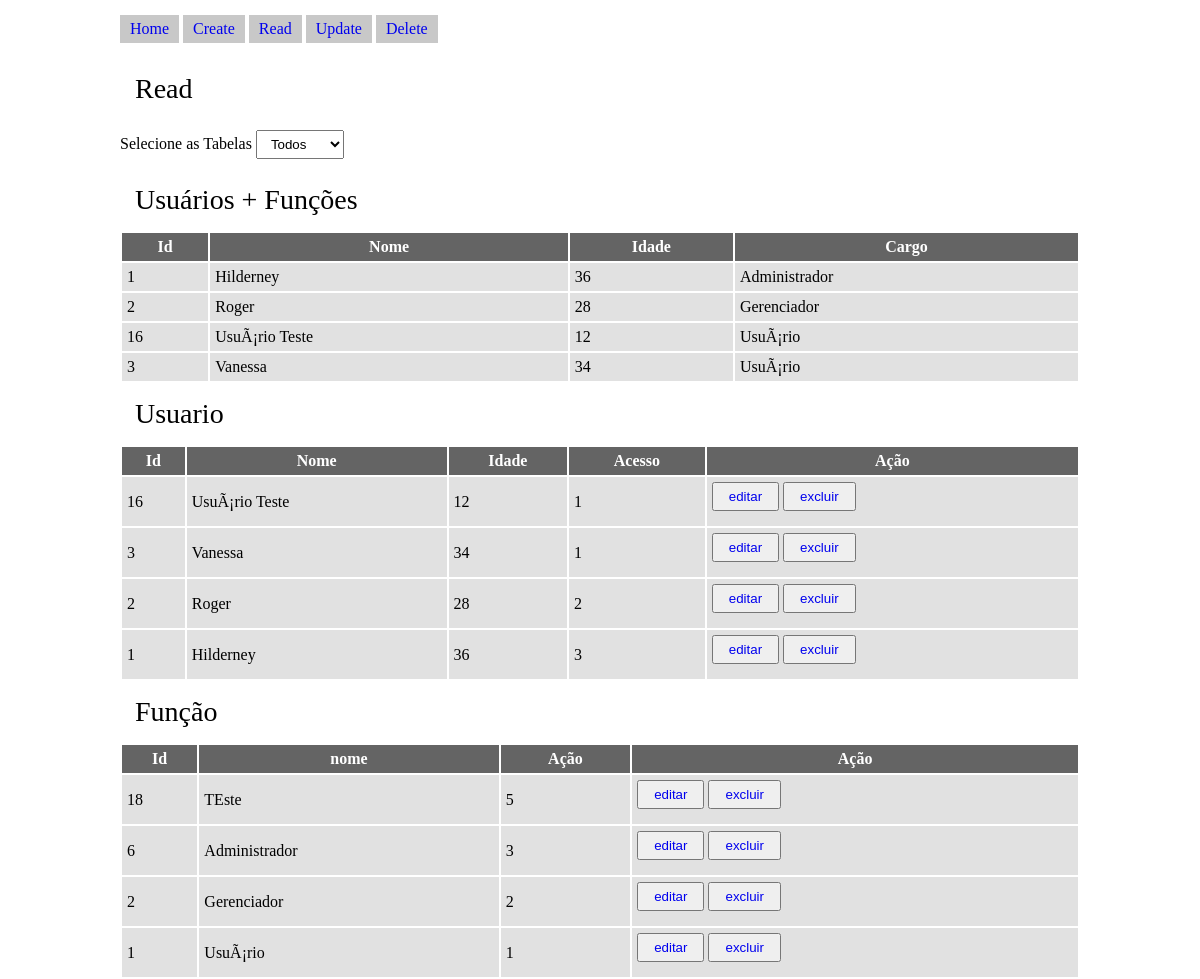
The app's page /read.php with its own data.
### tables this page shows
CREATE TABLE `usuario` (
  `id` int(11) NOT NULL,
  `nome` varchar(120) NOT NULL,
  `idade` int(11) NOT NULL,
  `acesso` int(11) NOT NULL
);

CREATE TABLE `funcao` (
  `id` int(11) NOT NULL,
  `nome` varchar(60) NOT NULL,
  `acesso` int(11) NOT NULL
);

### read.php (the view, shortened to what this page needs)
<!DOCTYPE html>
<html lang="en">
<head>
	<link rel="stylesheet" type="text/css" href="style.css">
</head>
<body>
	<header>
		<ul>
			<li><a href="./index.php">Home</a></li>
			<li><a href="./create.php">Create</a></li>
			<li><a href="./read.php">Read</a></li>
			<li><a href="./update.php">Update</a></li>
			<li><a href="./delete.php">Delete</a></li>
		</ul>
	</header>
	<div class="row">
		<h1>Read</h1>
		<span> Selecione as Tabelas </span>
		<select name="" id="tableSelector">
			<option value="3" selected>Todos</option>
		</select>
		<div id="tableJoin">
			<h1>Usuários + Funções </h1>
			<table>
				<thead>
					<tr>
						<th>Id</th>
						<th>Nome</th>
						<th>Idade</th>
						<th>Cargo</th>
					</tr>
				</thead>
				<tbody>
					<?php
					$pdo = Banco::connect();
					$sql = 'SELECT U.id, U.nome, U.idade, F.nome as funcao FROM usuario AS U INNER JOIN funcao AS F ON U.acesso = F.acesso ORDER BY F.acesso DESC';
					foreach ($pdo->query($sql) as $row) {
						echo '<tr>';
						echo '<td>'. $row['id'] . '</td>';
						echo '<td>'. $row['nome'] . '</td>';
						echo '<td>'. $row['idade'] . '</td>';
						echo '<td>'. $row['funcao'] . '</td>';
						echo '</tr>';
					}
					?>
				</tbody>
			</table>
		</div>
		<div id="tableUsuario">
			<h1>Usuario </h1>
			<table>
				<thead>
					<tr>
						<th>Id</th>
						<th>Nome</th>
						<th>Idade</th>
						<th>Acesso</th>
						<th>Ação</th>
					</tr>
				</thead>
				<tbody>
					<?php
					$pdo = Banco::connect();
					$sql = 'SELECT * FROM usuario ORDER BY id DESC';
					foreach ($pdo->query($sql) as $row) {
						echo '<tr>';
						echo '<td>'. $row['id'] . '</td>';
						echo '<td>'. $row['nome'] . '</td>';
						echo '<td>'. $row['idade'] . '</td>';
						echo '<td>'. $row['acesso'] . '</td>';
						echo '<td>
						<button> <a href="./update.php?usuariotoedit='.$row['id'].'" >editar</a> </button>
						<button> <a href="./delete.php?usuariotodelete='.$row['id'].'" >excluir</a> </button> </td>';
						echo '</tr>';
					}
					?>
				</tbody>
			</table>
		</div>
		<div id="tableFuncao">
			<h1>Função</h1>
			<table>
				<thead>
					<tr>
						<th>Id</th>
						<th>nome</th>
						<th>Ação</th>
						<th>Ação</th>
					</tr>
				</thead>
				<tbody>
					<?php
					$sql = 'SELECT * FROM funcao ORDER BY id DESC';
					foreach ($pdo->query($sql) as $row) {
						echo '<tr>';
						echo '<td>'. $row['id'] . '</td>';
						echo '<td>'. $row['nome'] . '</td>';
						echo '<td>'. $row['acesso'] . '</td>';
						echo '<td>
						<button> <a href="./update.php?funcaotoedit='.$row['id'].'" >editar</a> </button>
						<button> <a href="./delete.php?funcaotodelete='.$row['id'].'" >excluir</a> </button> </td>';
						echo '</tr>';
					}
					?>
				</tbody>
			</table>
		</div>
	</div>
</body>
</html>

### style.css (style rules this page uses)
* { margin: 0; padding: 0; list-style: none; text-decoration: none; }
body { width: 80%; height: 100%; margin: 0 auto; }
ul { width: 100%; }
ul li { display: inline-block; padding: 5px 10px; background-color: rgba(200, 200, 200, 1.0); }
header { margin: 15px 0; }
select { padding: 5px 10px; margin: 10px 0; }
select option { padding: 5px 10px; }
h1 { display: block; margin: 15px 15px; font-size: 28px; font-weight: 500; }
div.row { width: 100%; display: inline-block; }
table { width: 100%; height: 100%; background-color: #fff; }
table thead, table tbody { width: 100%; }
table thead tr { background-color: rgba(100, 100, 100, 1); border: 2px solid rgba(150,150,150,0.5); color: #fff; }
table tr { background-color: rgba(225, 225, 225, 1); border: 2px solid rgba(150,150,150,0.5); }
table tr td, table tr th { padding: 5px; }
input, button { display: inline-block; margin: 0 0 10px 0 ; padding: 5px 15px; }

### records on screen
usuario: id "1", nome "Hilderney", idade "36", funcao.nome "Administrador", acesso "3"
usuario: id "2", nome "Roger", idade "28", funcao.nome "Gerenciador", acesso "2"
usuario: id "16", nome "UsuÃ¡rio Teste", idade "12", funcao.nome "UsuÃ¡rio", acesso "1"
usuario: id "3", nome "Vanessa", idade "34", funcao.nome "UsuÃ¡rio", acesso "1"
funcao: id "18", nome "TEste", acesso "5"
funcao: id "6", nome "Administrador", acesso "3"
funcao: id "2", nome "Gerenciador", acesso "2"
funcao: id "1", nome "UsuÃ¡rio", acesso "1"
